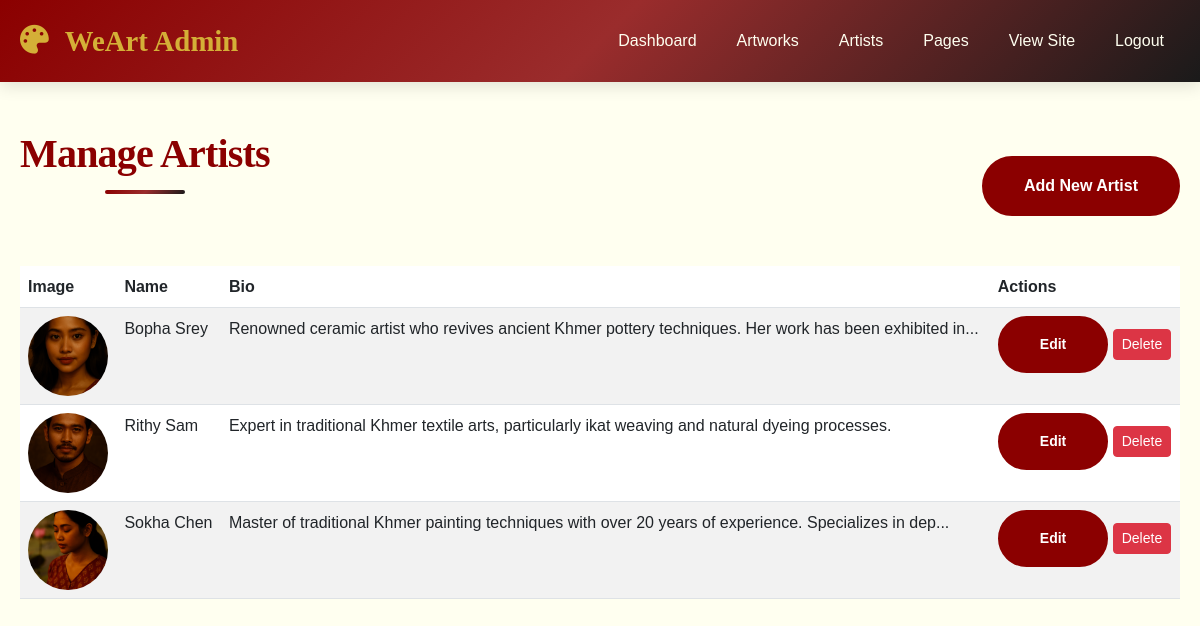
Screenshot of /admin/artists.php (signed in) with the database file from the repository.
### tables this page shows
CREATE TABLE `artists` (
  `id` int(11) NOT NULL,
  `name` varchar(100) NOT NULL,
  `bio` text DEFAULT NULL,
  `image` varchar(255) DEFAULT NULL,
  `created_at` timestamp NOT NULL DEFAULT current_timestamp()
);

### admin/artists.php (the view, shortened to what this page needs)
<?php
require_once '../config/db.php';
$action = isset($_GET['action']) ? $_GET['action'] : 'list';
$artists = [];
if ($action === 'list') {
    try {
        $stmt = $pdo->query("SELECT * FROM artists ORDER BY name");
        $artists = $stmt->fetchAll(PDO::FETCH_ASSOC);
    } catch(PDOException $e) {
        $error = 'Failed to load artists: ' . $e->getMessage();
    }
}
?>
<!DOCTYPE html>
<html lang="en">
<head>
    <link href="https://cdn.jsdelivr.net/npm/bootstrap@5.3.0/dist/css/bootstrap.min.css" rel="stylesheet">
    <link href="https://cdnjs.cloudflare.com/ajax/libs/font-awesome/6.0.0/css/all.min.css" rel="stylesheet">
    <link rel="stylesheet" href="../assets/css/style.css">
</head>
<body>
    <nav class="navbar navbar-expand-lg navbar-dark bg-dark">
        <div class="container">
            <a class="navbar-brand" href="dashboard.php">
                <i class="fas fa-palette me-2"></i>WeArt Admin
            </a>
            <div class="collapse navbar-collapse" id="adminNav">
                <ul class="navbar-nav ms-auto">
                    <li class="nav-item">
                        <a class="nav-link" href="dashboard.php">Dashboard</a>
                    </li>
                    <li class="nav-item">
                        <a class="nav-link" href="gallery.php">Artworks</a>
                    </li>
                    <li class="nav-item">
                        <a class="nav-link active" href="artists.php">Artists</a>
                    </li>
                    <li class="nav-item">
                        <a class="nav-link" href="pages.php">Pages</a>
                    </li>
                    <li class="nav-item">
                        <a class="nav-link" href="../index.php" target="_blank">View Site</a>
                    </li>
                    <li class="nav-item">
                        <a class="nav-link" href="logout.php">Logout</a>
                    </li>
                </ul>
            </div>
        </div>
    </nav>
    <div class="container py-5">
        <div class="d-flex justify-content-between align-items-center mb-4">
            <h1 class="section-title">Manage Artists</h1>
            <a href="artists.php?action=add" class="btn btn-primary">Add New Artist</a>
        </div>
        <?php if ($action === 'list'): ?>
            <div class="table-responsive">
                <table class="table table-striped">
                    <thead>
                        <tr>
                            <th>Image</th>
                            <th>Name</th>
                            <th>Bio</th>
                            <th>Actions</th>
                        </tr>
                    </thead>
                    <tbody>
                        <?php if (empty($artists)): ?>
                            <tr>
                                <td colspan="4" class="text-center">No artists found.</td>
                            </tr>
                        <?php else: ?>
                            <?php foreach ($artists as $artist): ?>
                                <tr>
                                    <td>
                                        <?php if (!empty($artist['image'])): ?>
                                            <img src="../uploads/<?php echo htmlspecialchars($artist['image']); ?>" alt="<?php echo htmlspecialchars($artist['name']); ?>" style="width: 80px; height: 80px; object-fit: cover; border-radius: 50%;">
                                        <?php else: ?>
                                            <div style="width: 80px; height: 80px; background: #eee; border-radius: 50%; display: flex; align-items: center; justify-content: center;">
                                                <i class="fas fa-user"></i>
                                            </div>
                                        <?php endif; ?>
                                    </td>
                                    <td><?php echo htmlspecialchars($artist['name']); ?></td>
                                    <td><?php echo strlen($artist['bio']) > 100 ? substr(htmlspecialchars($artist['bio']), 0, 100) . '...' : htmlspecialchars($artist['bio']); ?></td>
                                    <td>
                                        <a href="artists.php?action=edit&id=<?php echo $artist['id']; ?>" class="btn btn-sm btn-primary">Edit</a>
                                        <a href="artists.php?delete=<?php echo $artist['id']; ?>" class="btn btn-sm btn-danger" onclick="return confirm('Are you sure you want to delete this artist?')">Delete</a>
                                    </td>
                                </tr>
                            <?php endforeach; ?>
                        <?php endif; ?>
                    </tbody>
                </table>
            </div>
        <?php endif; ?>
    </div>
</body>
</html>

### assets/css/style.css (style rules this page uses)
:root { --gold: #D4AF37; --deep-red: #8B0000; --dark-red: #9a2c2c; --dark-green: #2E8B57; --black: #1A1A1A; --dark-gray: #2d2d2d; --ivory: #FFFFF0; --light-ivory: #fffff8; --light-gold: #F8E9A1; --shadow-sm: 0 2px 8px rgba(0,0,0,0.08); --shadow-md: 0 4px 16px rgba(0,0,0,0.12); --shadow-lg: 0 8px 24px rgba(0,0,0,0.15); --transition: all 0.3s cubic-bezier(0.25, 0.8, 0.25, 1); --gradient: linear-gradient(135deg, var(--deep-red) 0%, var(--dark-red) 50%, var(--black) 100%); }
* { margin: 0; padding: 0; box-sizing: border-box; }
body { font-family: 'Source Sans Pro', sans-serif; background-color: var(--ivory); color: var(--black); line-height: 1.6; scroll-behavior: smooth; }
h1, h2, h3, h4, h5, h6 { font-family: 'Playfair Display', serif; color: var(--deep-red); font-weight: 700; letter-spacing: -0.02em; }
.container { width: 100%; max-width: 1200px; margin: 0 auto; padding: 0 20px; }
.navbar { background: var(--gradient); box-shadow: var(--shadow-md); margin: 0; padding: 0.8rem 0; position: sticky; top: 0; z-index: 1000; backdrop-filter: blur(10px); }
.navbar-brand { font-family: 'Playfair Display', serif; font-weight: 700; font-size: 1.8rem; color: var(--gold) !important; text-decoration: none; display: flex; align-items: center; gap: 0.5rem; }
.navbar-nav { display: flex; list-style: none; align-items: center; gap: 0.5rem; }
.nav-link { color: var(--ivory) !important; font-weight: 500; padding: 0.5rem 1rem !important; text-decoration: none; transition: var(--transition); position: relative; border-radius: 4px; }
.nav-link::after { content: ''; position: absolute; width: 0; height: 2px; bottom: 0; left: 50%; transform: translateX(-50%); background-color: var(--gold); transition: width 0.3s ease; }
.btn-primary { background-color: var(--deep-red); border: 2px solid var(--deep-red); padding: 1rem 2.5rem; border-radius: 50px; font-weight: 600; transition: var(--transition); color: white; text-decoration: none; display: inline-block; position: relative; overflow: hidden; z-index: 1; }
.btn-primary::before { content: ''; position: absolute; top: 0; left: -100%; width: 100%; height: 100%; background: var(--gold); transition: all 0.4s ease; z-index: -1; }
.section-title { position: relative; margin-bottom: 3rem; padding-bottom: 1rem; text-align: center; }
.section-title::after { content: ''; position: absolute; bottom: 0; left: 50%; transform: translateX(-50%); width: 80px; height: 4px; background: var(--gradient); border-radius: 2px; }
.mb-4 { margin-bottom: 2.5rem; }

### rows the page displays
artists: image (picture), name "Bopha Srey", bio "Renowned ceramic artist who revives ancient Khmer pottery techniques. Her work has been exhibited in"
artists: image (picture), name "Rithy Sam", bio "Expert in traditional Khmer textile arts, particularly ikat weaving and natural dyeing processes."
artists: image (picture), name "Sokha Chen", bio "Master of traditional Khmer painting techniques with over 20 years of experience. Specializes in dep"
